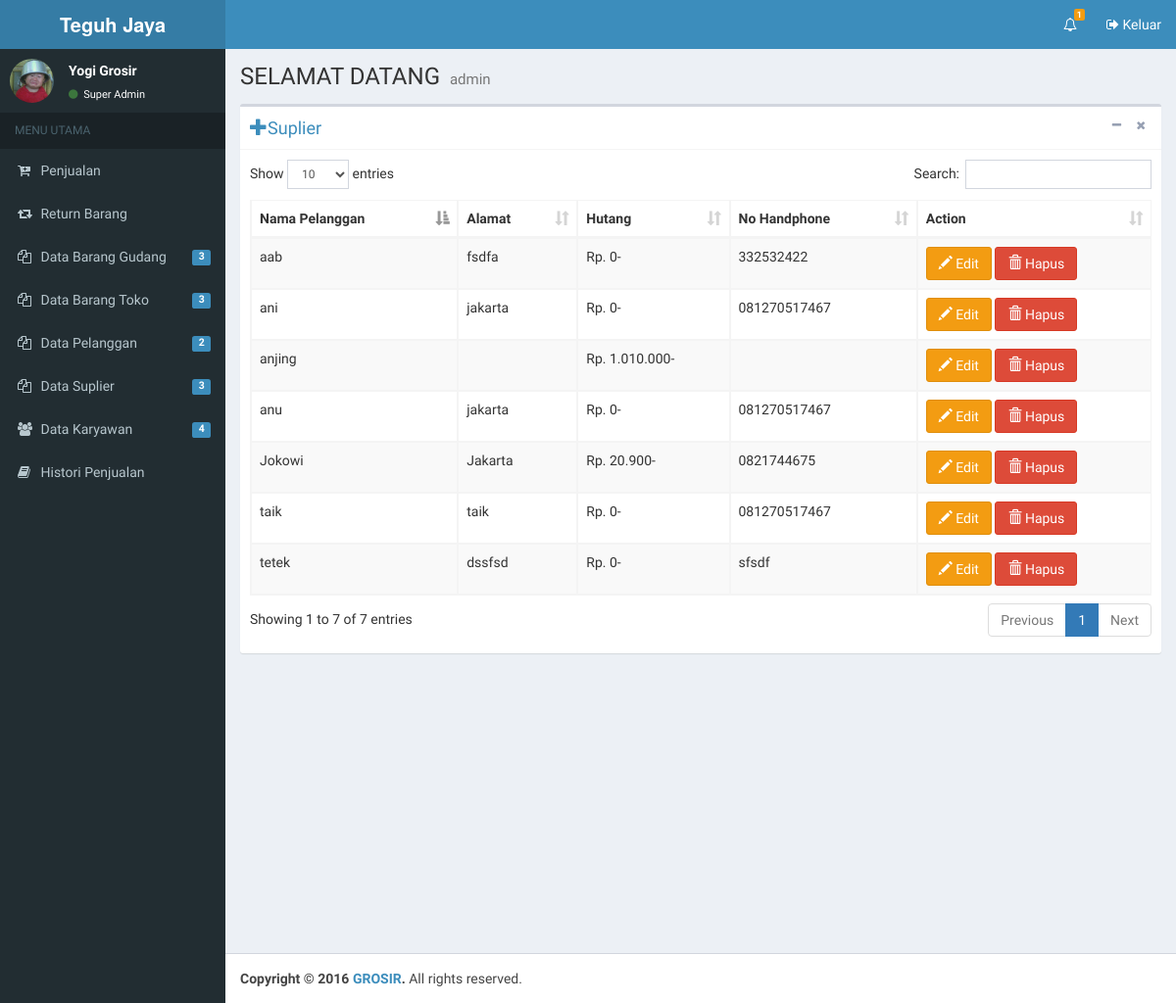
Before: /pelanggan_tampil.php (signed in) with the older database file.
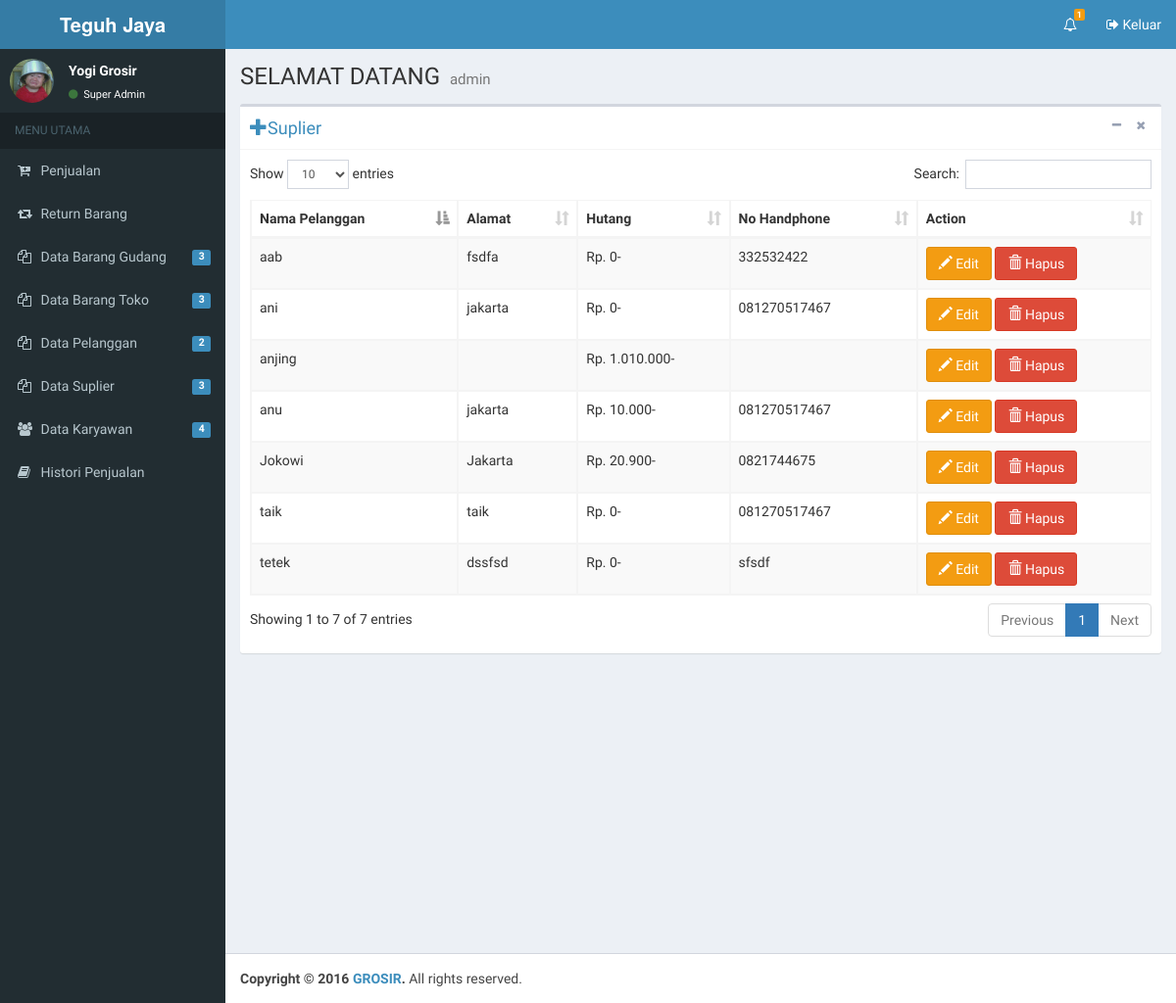
After: the same page with the newer database file.
### tables this page shows
CREATE TABLE IF NOT EXISTS `pelanggan` (
  `id_pelanggan` int(12) NOT NULL AUTO_INCREMENT,
  `nama_pelanggan` varchar(100) NOT NULL,
  `hutang` int(11) NOT NULL,
  `alamat` varchar(100) NOT NULL,
  `nohp` varchar(20) NOT NULL,
  `tanggal` date NOT NULL,
  `saldo` int(11) NOT NULL,
  PRIMARY KEY (`id_pelanggan`),
  UNIQUE KEY `id_transaksi` (`nama_pelanggan`)
);

### pelanggan_tampil.php (the view)
<?php include "header.php";?>
  <div class="content-wrapper">
    <section class="content-header">
      <h1>
        SELAMAT DATANG
        <small>admin</small>
      </h1>
    </section>
    <section class="content">
      <div class="box">
        <div class="box-header with-border">
          <a href="suplier_tbh.php"><h3 class="box-title"><span class="glyphicon glyphicon-plus"></span>Suplier</h3></a>
          <div class="box-tools pull-right">
            <button type="button" class="btn btn-box-tool" data-widget="collapse" data-toggle="tooltip" title="Collapse">
              <i class="fa fa-minus"></i></button>
            <button type="button" class="btn btn-box-tool" data-widget="remove" data-toggle="tooltip" title="Remove">
              <i class="fa fa-times"></i></button>
          </div>
        </div>
        <div class="box-body">
         <table id="example1" class="table table-bordered table-striped">
                <thead>
                <tr>
                  <th>Nama Pelanggan</th>
                  <th>Alamat</th>
                  <th>Hutang</th>
                  <th>No Handphone</th>
				  <th>Action</th>
                </tr>
                </thead>
                <tbody>
				<?php
					$sql="SELECT * FROM pelanggan";
					$exe=mysqli_query($koneksi,$sql);
					while($data=mysqli_fetch_array($exe)){
             $hutang ="Rp. ".number_format($data['hutang'],'0',',','.')."-";
				?>
                <tr>
                  <td><?php echo $data['nama_pelanggan'];?></td>
                  <td><?php echo $data['alamat'];?>
                  </td>
                  <td><?php echo $hutang;?></td>
				  <td><?php echo $data['nohp'];?></td>
				  <td>
				 <a class="btn btn-warning" href="pelanggan_ubah.php?id=<?php echo $data['id_pelanggan'];?>"> <span class="glyphicon glyphicon-pencil"></span> Edit</a>
				 <a class="btn btn-danger" onclick="if (confirm('Apakah anda yakin ingin menghapus data ini ?')){ location.href='pelanggan_hapus.php?id=<?php echo $data['id_pelanggan']; ?>' }"><span class="glyphicon glyphicon-trash"></span> Hapus</a>
				  </td>
                </tr>
					<?php } ?>
              </table>
        </div>
      </div>
    </section>
  </div>
<?php include "footer.php";?>

Changed rows visible on the page:
changed pelanggan "anu": hutang "Rp. 0-" → "Rp. 10.000-"
